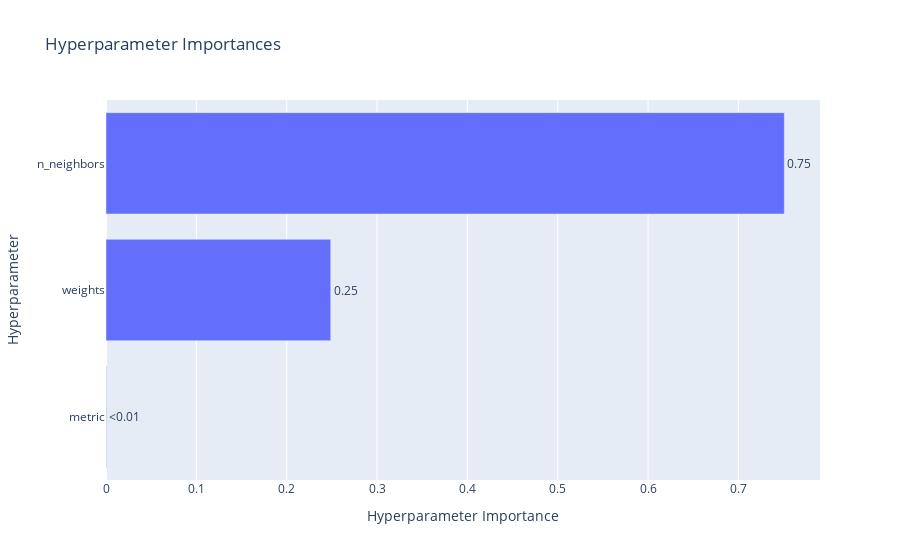

Notebook code cell kept with this figure:
### Code cell
optuna.visualization.plot_param_importances(study)

### Figure 1 — Plotly figure (JSON) as saved in the notebook; plotly's stock layout.template omitted (floating-point values rounded to 4 significant figures)
{"data": [{"cliponaxis": false, "hovertemplate": ["metric (CategoricalDistribution): 0.0005291582827100569<extra></extra>", "weights (CategoricalDistribution): 0.24872932885347512<extra></extra>", "n_neighbors (IntDistribution): 0.7507415128638149<extra></extra>"], "name": "Objective Value", "orientation": "h", "text": ["<0.01", "0.25", "0.75"], "textposition": "outside", "type": "bar", "x": [0.0005292, 0.2487, 0.7507], "y": ["metric", "weights", "n_neighbors"]}], "layout": {"title": {"text": "Hyperparameter Importances"}, "xaxis": {"title": {"text": "Hyperparameter Importance"}}, "yaxis": {"title": {"text": "Hyperparameter"}}}}
